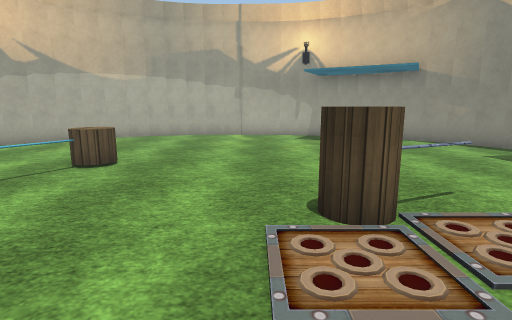
View 1 (above)

12 first-person views from a walk through a Unity game level. The camera is 1.4 m above the floor, tilts 10° down and sees 80° across. The floor is counted in squares, 1 m on a side. Each view is taken from the middle of a square. On the plan, view 1 faces up. The plan holds only what a view shows up to about 14 squares ahead; the rest is blank. The place goes on beyond the plan. Some animated figures are not drawn. Some surface patterns are stand-ins.

View 2
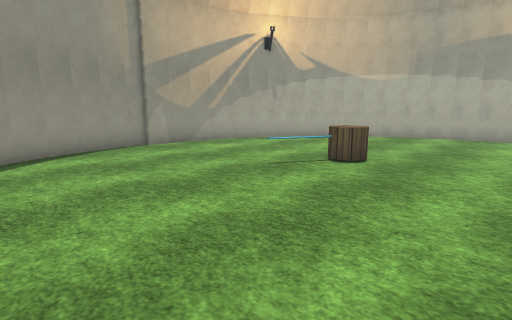

View 3
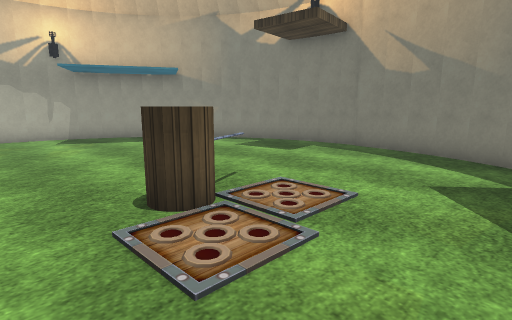

View 4
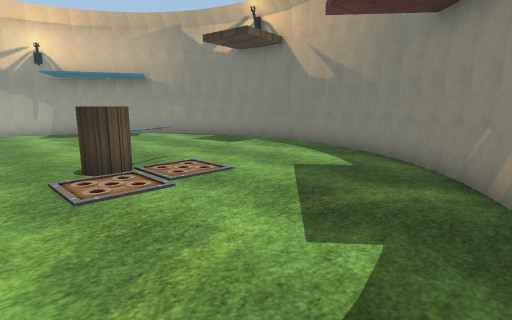

View 5
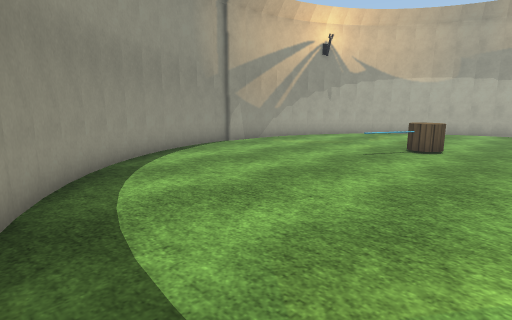

View 6
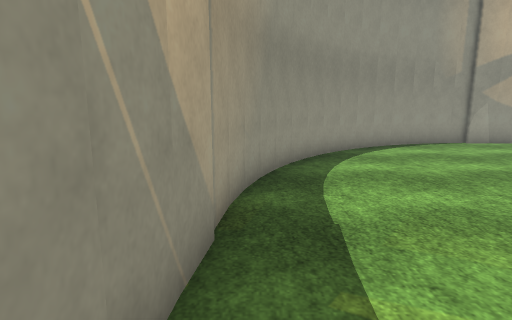

View 7
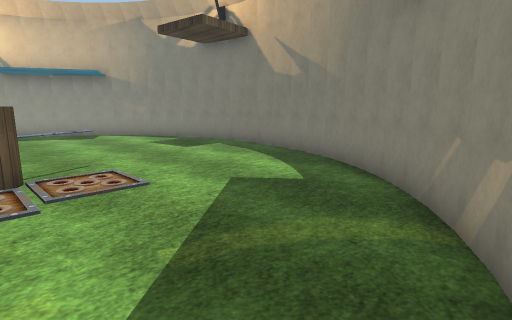

View 8
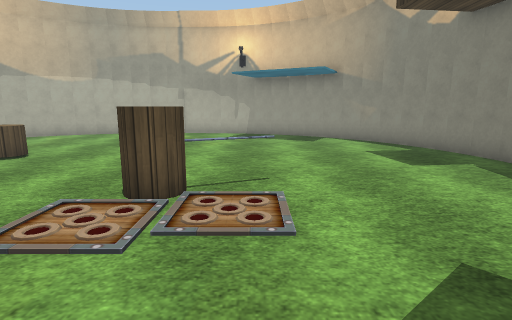

View 9
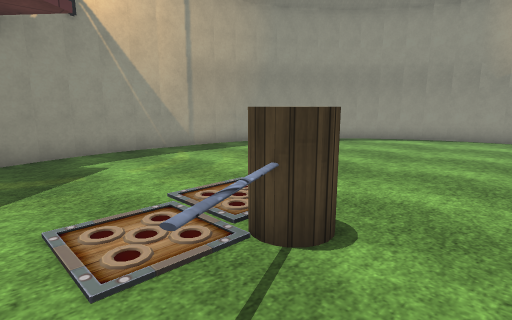

View 10
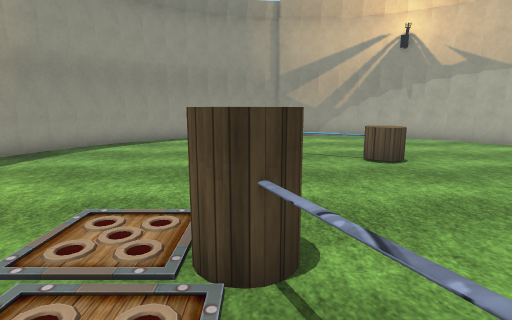

View 11
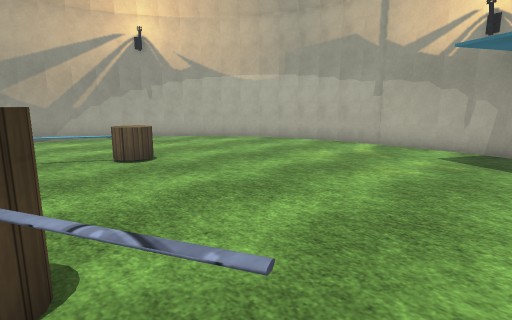

View 12
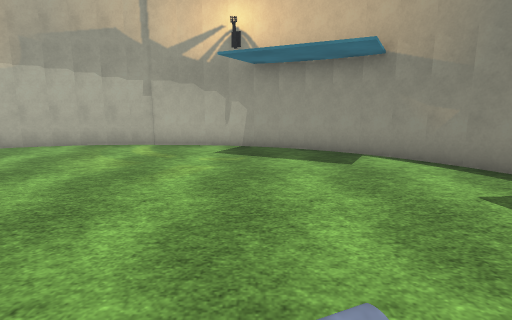

### Floor plan
Points are (right, up) in squares from view 1. A wall is a line through its corners. A room is listed if a view was taken in it or the views show most of it. See-through windows are left out.
Room 1 (views 1, 2, 3, 4, 5, 6, 7, 8, 9, 10, 11, 12)
walls: (-2.3, 15.1) (-3.3, 15); (-3.2, 15) (-4.2, 14.8) (-5.1, 14.4); (-4.9, 14.5) (-5.9, 14); (1.3, 15.1) (-2.5, 15.1); (-5.8, 14.1) (-6.7, 13.6); (2.2, 14.9) (1.1, 15.1); (-6.5, 13.7) (-7.3, 13.1) (-8, 12.4); (-8.5, 11.9) (-9.2, 11); (-8, 12.5) (-8.6, 11.7); (-9.9, 9.5) (-10.3, 8.6); (-9.5, 10.4) (-10, 9.4); (3, 14.7) (2, 14.9); (-10.2, 8.7) (-10.4, 7.8); (-10.4, 7.9) (-10.6, 6.9); (-9.1, 11.2) (-9.6, 10.3); (3.9, 14.3) (2.8, 14.7); (-10.6, 7) (-10.7, 5); (-3.3, -3.4) (-0.2, -3.6) (0.8, -3.6); (0.6, -3.6) (1.6, -3.5); (-4.2, -3.2) (-3.2, -3.4); (-5, -2.9) (-4, -3.2); (-5.8, -2.5) (-4.9, -2.9); (4.6, 14) (3.7, 14.4); (-10.7, 4.5) (-10.6, 3.5); (1.5, -3.5) (2.5, -3.3); (-10.8, 5.3) (-10.7, 4.4); (-6.6, -2.1) (-5.7, -2.6); (-7.4, -1.5) (-6.4, -2.2); (5.4, 13.5) (4.5, 14); (-10.6, 3.7) (-10.3, 2.6); (-8.6, -0.3) (-7.9, -1); (-9.6, 1.1) (-9.1, 0.3) (-8.5, -0.5); (-8, -1) (-7.2, -1.6); (-10.4, 2.8) (-10, 1.9) (-9.6, 1); (6.1, 13) (5.3, 13.6); (2.4, -3.4) (3.4, -3); (3.7, -2.9) (4.3, -2.7); (6.8, 12.4) (6, 13.1); (7.4, 11.7) (6.7, 12.4); (4.1, -2.8) (4.9, -2.3) (5.7, -1.7); (7.9, 11) (7.3, 11.8); (5.6, -1.8) (6.4, -1.2); (6.3, -1.2) (7, -0.5); (8.7, 9.4) (8.3, 10.3); (6.9, -0.6) (7.6, 0.2); (8.4, 10.2) (7.8, 11.1); (9, 8.5) (8.7, 9.6); (9.2, 7.7) (9, 8.6); (8.7, 2.4) (9, 3.4) (9.4, 5.3) (9.3, 6.9); (7.5, 0.1) (8, 0.9); (8.4, 1.6) (8.8, 2.6); (8, 0.8) (8.4, 1.7); (9.4, 6.8) (9.2, 7.8)
objects: pole (-4, 7); cylinder (-4, 8); cylinder (1, 4); pole (2, 4)

Where each view was taken, in squares from view 1:
view 1: 0 up, 0 right, facing up
view 2: 0 up, 0 right, facing up-left
view 3: 0 up, 1 left, facing up-right
view 4: 3 down, 1 left, facing up-right
view 5: 3 down, 1 left, facing up-left
view 6: 3 down, 1 right, facing left
view 7: 3 down, 1 right, facing up-right
view 8: 1 down, 3 right, facing up
view 9: 6 up, 4 right, facing down-left
view 10: 4 up, 4 right, facing left
view 11: 4 up, 4 right, facing up-left
view 12: 4 up, 3 right, facing up
